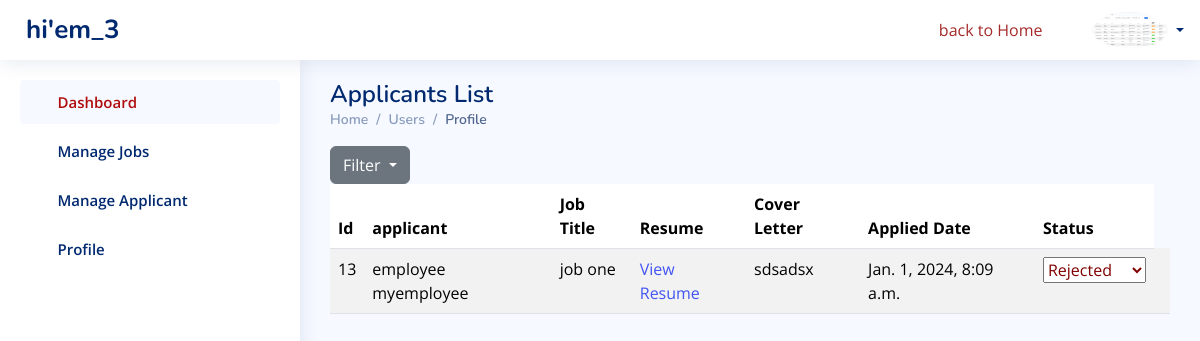
The page /users/applicants/21/ (signed in) on the database its author committed.
### users/models.py (models this page shows, shortened)
class User(AbstractUser):
    is_custom_admin= models.BooleanField(default=False)
    is_employer = models.BooleanField(default=False)
    is_employee = models.BooleanField(default=False)

class Employee(models.Model):
    user = models.OneToOneField(User, on_delete=models.CASCADE, primary_key=True)
    first_name=models.CharField(max_length=20)
    last_name=models.CharField(max_length=20)
    username=models.CharField(max_length=20)
    password1=models.CharField(max_length=20)
    password2=models.CharField(max_length=20)
    USERNAME_FIELD = 'username'

### jobs/models.py (models this page shows, shortened)
class ProfilePic(models.Model):
    user = models.OneToOneField(get_user_model(), null=True, on_delete=models.CASCADE)
    profile_pic = models.ImageField(upload_to='images/profile/', blank=True, null=True)

class Applicant(models.Model):
    user = models.ForeignKey(Employee, on_delete=models.CASCADE)
    job = models.ForeignKey(Job, on_delete=models.CASCADE)
    resume = models.FileField(upload_to='resumes/', blank=True, null=True)
    cover_letter = models.TextField(blank=True, null=True)
    applied_date = models.DateTimeField(auto_now_add=True)
    is_shortlisted = models.BooleanField(default=False)
    is_rejected = models.BooleanField(default=False)
    STATUS_CHOICES = [
        ('applied', 'Applied'),
       ('shortlisted', 'Shortlisted'),
       ('rejected', 'Rejected'),
    ]
    status = models.CharField(max_length=50, choices=STATUS_CHOICES, default='applied')

class Job(models.Model):
    JOB_TYPE_CHOICES = [
        ('freelance', 'Freelance'),
        ('permanent', 'Permanent'),
        ('contract', 'Contract'),
        ('remote', 'Remote'),
        ('full_time', 'Full Time'),
        ('part_time', 'Part Time'),
    ]
    LOCATION_CHOICES = [
        ('city1', 'City 1'),
        ('city2', 'City 2'),
        ('city3', 'City 3'),
    ]
    company = models.ForeignKey(EmployerProfile, on_delete=models.CASCADE)
    company_logo = models.ImageField(upload_to='images/profile/', blank=True, null=True)
    title = models.CharField(max_length=100)
    catagory = models.ForeignKey(Categories, related_name='jobs', on_delete=models.CASCADE)
    description = models.TextField()
    location = models.CharField(max_length=100, choices=LOCATION_CHOICES, blank=True, null=True)
    salary = models.DecimalField(max_digits=10, decimal_places=2, blank=True, null=True)
    posted_date = models.DateTimeField(auto_now_add=True)
    application_deadline = models.DateField(blank=True, null=True)
    requirements = models.TextField(blank=True, null=True)
    responsibilities = models.TextField(blank=True, null=True)
    education_requirements = models.CharField(max_length=100, blank=True, null=True)
    job_type = models.CharField(max_length=20, choices=JOB_TYPE_CHOICES, blank=True, null=True)
    is_featured = models.BooleanField(default=False)
    experience = models.CharField(max_length=100, blank=True, null=True)

### jobs/views.py (the view)
# urls.py: path('users/applicants/<int:pk>/', ApplicantDetailView.as_view(), name='applicant-detail'),
class ApplicantDetailView(DetailView):
    model = Job  # This should point to the Job model since you want to view applicants related to a job.
    template_name = 'users/applicant_detail.html'
    context_object_name = 'job'
    def get_context_data(self, **kwargs):
        context = super().get_context_data(**kwargs)
        context['applicants'] = self.object.applicant_set.all()  # This assumes the related name in the Applicant model is 'applicant_set'
        return context

### users/templates/users/applicant_detail.html (shortened to what this page needs)
{% extends "users/base.html"%}
{% load static%}
{% block content %}
<main id="main" class="main">
    <div class="pagetitle">
        <h1>Applicants List</h1>
      <nav>
        <ol class="breadcrumb">
          <li class="breadcrumb-item"><a href="index.html">Home</a></li>
          <li class="breadcrumb-item">Users</li>
          <li class="breadcrumb-item active">Profile</li>
        </ol>
      </nav>
    </div>
    <div class="dropdown">
        <button class="btn btn-secondary dropdown-toggle" type="button" data-bs-toggle="dropdown" aria-expanded="false">
          Filter
        </button>
      </div>
<table class="table table-striped">
    <thead>
        <tr>
            <th> Id</th>
            <th>applicant</th>
            <th>Job Title</th>
            <th>Resume</th>
            <th>Cover Letter</th>
            <th>Applied Date</th>
            <th>Status</th>
        </tr>
    </thead>
    <tbody>
        {% for applicant in applicants %}
        <tr>
            <td> {{applicant.id}}</td>
            <td>{{ applicant.user.first_name }} {{ applicant.user.last_name }}</td>
            <td>{{ applicant.job.title }}</td>
            <td><a href="{{ applicant.resume.url }}" target="_blank">View Resume</a></td>
            <td>{{ applicant.cover_letter }}</td>
            <td>{{ applicant.applied_date }}</td>
            <td>
<select name="status" id="statusSelect_{{ applicant.id }}">
    <option value="rejected" {% if applicant.status == 'rejected' %}selected{% endif %} style="color: rgb(128, 0, 0);">Rejected</option>
</select>
            </td>
            <td>
            </td>
        </tr>
        {% empty %}
        <tr>
            <td colspan="6">No applicants found.</td>
        </tr>
        {% endfor %}
    </tbody>
</table>
</main>
{% endblock%}

### users/templates/users/base.html (shortened to what this page needs)
<!DOCTYPE html>
<html lang="en">
<head>
  {% load static %}
  {% load static %}
  {% load static %}
  <link rel="stylesheet" href="https://cdnjs.cloudflare.com/ajax/libs/font-awesome/5.15.3/css/all.min.css" />
  <link href="{% static 'users/assets/vendor/bootstrap/css/bootstrap.min.css' %}" rel="stylesheet">
  <link href="{% static 'users/assets/vendor/bootstrap-icons/bootstrap-icons.css'%}" rel="stylesheet">
  <link href="{% static 'users/assets/vendor/boxicons/css/boxicons.min.css'%}" rel="stylesheet">
  <link href="{% static 'users/assets/vendor/quill/quill.snow.css'%}" rel="stylesheet">
  <link href="{% static 'users/assets/vendor/quill/quill.bubble.css'%}" rel="stylesheet">
  <link href="{% static 'users/assets/vendor/remixicon/remixicon.css'%}" rel="stylesheet">
  <link href="{% static 'users/assets/vendor/simple-datatables/style.css'%}" rel="stylesheet">
  <link href="{% static 'users/assets/css/style.css'%}" rel="stylesheet">
</head>
<body>
  <header id="header" class="header fixed-top d-flex align-items-center">
    <div class="d-flex align-items-center justify-content-between">
      <a href="index.html" class="logo d-flex align-items-center">
        <span class="d-none d-lg-block">hi'{{user.username}}</span>
      </a>
      <i class="bi bi-list toggle-sidebar-btn"></i>
    </div>
    <nav class="header-nav ms-auto">
      <ul class="d-flex align-items-center">
        <a href="{%url 'home'%}" style="padding-right: 50px; color: brown;"> <i class="bi bi-back" style="padding-right: 5px;"></i>back to Home </a>
        <li class="nav-item dropdown pe-3">
          <a class="nav-link nav-profile d-flex align-items-center pe-0" href="#" data-bs-toggle="dropdown">
            {% if user.profilepic.profile_pic %}
            <img src="{{ user.profilepic.profile_pic.url }}" alt="{{ profile.user.username }} Profile" class="rounded-circle">
            {% else %}
                <p>No profile picture available</p>
            {% endif %}
            <span class="d-none d-md-block dropdown-toggle ps-2">{{user.usernam}}</span>
          </a>
        </li>
      </ul>
    </nav>
  </header>
  <aside id="sidebar" class="sidebar">
    <ul class="sidebar-nav" id="sidebar-nav">
      {%if user.is_employer%}
      <li class="nav-item">
        <a class="nav-link " href="{%url 'employer'%}">
          <i class="bi bi-grid"></i>
          <span style="color: rgb(175, 13, 13);">Dashboard</span>
        </a>
      </li>
      {%endif%}
      {% if user.is_employer %}
      <li class="nav-item">
        <a class="nav-link collapsed" data-bs-target="#forms-nav" data-bs-toggle="collapse" href="#">
          <i class="bi bi-journal-text"></i><span>Manage Jobs</span><i class="bi bi-chevron-down ms-auto"></i>
        </a>
      </li>
      {%endif%}
      {% if user.is_employer %}
      <li class="nav-item">
        <a class="nav-link collapsed" data-bs-target="#charts-nav" data-bs-toggle="collapse" href="#">
          <i class="bi bi-bar-chart"></i><span>Manage Applicant</span><i class="bi bi-chevron-down ms-auto"></i>
        </a>
      </li>
      {%endif%}
      {% if user.is_employer %}
      <li class="nav-item">
        <a class="nav-link collapsed" data-bs-target="#tables-nav" data-bs-toggle="collapse" href="#">
          <i class="bi bi-layout-text-window-reverse"></i><span>Profile</span><i class="bi bi-chevron-down ms-auto"></i>
        </a>
      </li>
      {%endif%}
  </aside>
{%block content%}
{%endblock%}
</body>
</html>

### jobs/static/users/assets/css/style.css (style rules this page uses)
:root { scroll-behavior: smooth; }
body { font-family: "Open Sans", sans-serif; background: #f6f9ff; color: #444444; }
a { color: #4154f1; text-decoration: none; }
h1, h2, h3, h4, h5, h6 { font-family: "Nunito", sans-serif; }
#main { margin-top: 60px; padding: 20px 30px; transition: all 0.3s; }
.pagetitle { margin-bottom: 10px; }
.pagetitle h1 { font-size: 24px; margin-bottom: 0; font-weight: 600; color: #012970; }
.breadcrumb { font-size: 14px; font-family: "Nunito", sans-serif; color: #899bbd; font-weight: 600; }
.breadcrumb a { color: #899bbd; transition: 0.3s; }
.breadcrumb .breadcrumb-item::before { color: #899bbd; }
.breadcrumb .active { color: #51678f; font-weight: 600; }
.logo { line-height: 1; }
@media (min-width: 1200px) { .logo { width: 280px; } }
.logo span { font-size: 26px; font-weight: 700; color: #012970; font-family: "Nunito", sans-serif; }
.header { transition: all 0.5s; z-index: 997; height: 60px; box-shadow: 0px 2px 20px rgba(1, 41, 112, 0.1); background-color: #fff; padding-left: 20px; }
.header .toggle-sidebar-btn { font-size: 32px; padding-left: 10px; cursor: pointer; color: #012970; }
.header-nav ul { list-style: none; }
.header-nav>ul { margin: 0; padding: 0; }
.header-nav .nav-profile { color: #012970; }
.header-nav .nav-profile img { max-height: 36px; }
.header-nav .nav-profile span { font-size: 14px; font-weight: 600; }
.sidebar { position: fixed; top: 60px; left: 0; bottom: 0; width: 300px; z-index: 996; transition: all 0.3s; padding: 20px; overflow-y: auto; scrollbar-width: thin; scrollbar-color: #aab7cf transparent; box-shadow: 0px 0px 20px rgba(1, 41, 112, 0.1); background-color: #fff; }
@media (min-width: 1200px) { #main, #footer { margin-left: 300px; } }
.sidebar-nav { padding: 0; margin: 0; list-style: none; }
.sidebar-nav li { padding: 0; margin: 0; list-style: none; }
.sidebar-nav .nav-item { margin-bottom: 5px; }
.sidebar-nav .nav-link { display: flex; align-items: center; font-size: 15px; font-weight: 600; color: #4154f1; transition: 0.3; background: #f6f9ff; padding: 10px 15px; border-radius: 4px; }
.sidebar-nav .nav-link i { font-size: 16px; margin-right: 10px; color: #4154f1; }
.sidebar-nav .nav-link.collapsed { color: #012970; background: #fff; }
.sidebar-nav .nav-link.collapsed i { color: #899bbd; }
.sidebar-nav .nav-link .bi-chevron-down { margin-right: 0; transition: transform 0.2s ease-in-out; }

### rows shown on the page
User: username "em_3", profilepic.profile_pic (picture)
Applicant: id "13", user.first_name "employee", user.last_name "myemployee", job "job one", cover_letter "sdsadsx", applied_date "Jan. 1, 2024, 8:09 a.m.", status "Rejected"
